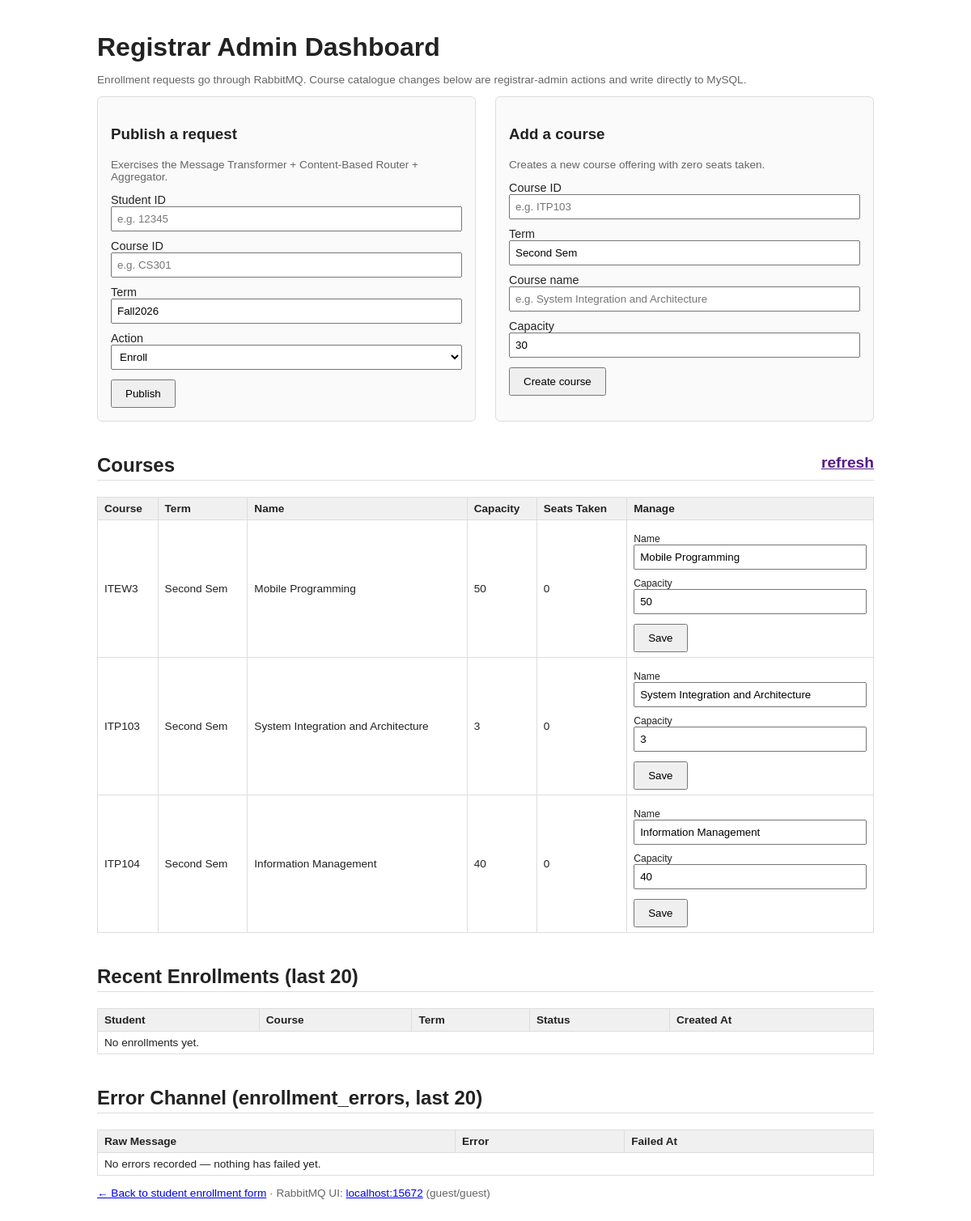
Page /enrollment-system-php/public/admin.php on the committed database.
### tables this page shows
CREATE TABLE IF NOT EXISTS courses (
  course_id     VARCHAR(20) NOT NULL,
  term          VARCHAR(20) NOT NULL,
  course_name   VARCHAR(100) NOT NULL,
  capacity      INT NOT NULL,
  seats_taken   INT NOT NULL DEFAULT 0,
  PRIMARY KEY (course_id, term)
);

### enrollment-system-php/public/admin.php (the view, shortened to what this page needs)
<?php
function pdo(): PDO
{
    static $pdo = null;
    if ($pdo === null) {
        $host = getenv('MYSQL_HOST') ?: 'mysql';
        $port = getenv('MYSQL_PORT') ?: '3306';
        $db   = getenv('MYSQL_DB') ?: 'registrar';
        $user = getenv('MYSQL_USER') ?: 'registrar_user';
        $pass = getenv('MYSQL_PASS') ?: 'registrar_pass';
        $pdo = new PDO(
            "mysql:host={$host};port={$port};dbname={$db};charset=utf8mb4",
            $user,
            $pass,
            [PDO::ATTR_ERRMODE => PDO::ERRMODE_EXCEPTION]
        );
    }
    return $pdo;
}
$courses = $enrollments = $enrollmentErrors = [];
try {
    $courses = pdo()->query(
        'SELECT course_id, term, course_name, capacity, seats_taken FROM courses ORDER BY course_id, term'
    )->fetchAll(PDO::FETCH_ASSOC);
    $enrollments = pdo()->query(
        'SELECT student_id, course_id, term, status, created_at FROM enrollments ORDER BY created_at DESC LIMIT 20'
    )->fetchAll(PDO::FETCH_ASSOC);
    $enrollmentErrors = pdo()->query(
        'SELECT raw_message, error_message, failed_at FROM enrollment_errors ORDER BY failed_at DESC LIMIT 20'
    )->fetchAll(PDO::FETCH_ASSOC);
} catch (\Throwable $e) {
    $dbError = 'Could not read from MySQL: ' . $e->getMessage()
        . ' (if this is a fresh checkout, make sure you ran "docker compose down -v && docker compose up --build" '
        . 'so init.sql creates the enrollment_errors table).';
}
?>
<!DOCTYPE html>
<html lang="en">
<head>
</head>
<body>
    <h1>Registrar Admin Dashboard</h1>
    <p class="note">
        Enrollment requests go through RabbitMQ. Course catalogue changes below
        are registrar-admin actions and write directly to MySQL.
    </p>
    <div class="panels">
        <div class="panel">
            <h3>Publish a request</h3>
            <p class="note">Exercises the Message Transformer + Content-Based Router + Aggregator.</p>
            <form method="post">
                <label>Student ID <input name="student_id" required placeholder="e.g. 12345"></label>
                <label>Course ID <input name="course_id" required placeholder="e.g. CS301"></label>
                <label>Term <input name="term" required value="Fall2026"></label>
                <label>Action
                    <select name="action">
                        <option value="ENROLL">Enroll</option>
                    </select>
                </label>
                <button type="submit">Publish</button>
            </form>
        </div>
        <div class="panel">
            <h3>Add a course</h3>
            <p class="note">Creates a new course offering with zero seats taken.</p>
            <form method="post">
                <label>Course ID <input name="course_id" required maxlength="20" placeholder="e.g. ITP103"></label>
                <label>Term <input name="term" required maxlength="20" value="Second Sem"></label>
                <label>Course name <input name="course_name" required maxlength="100" placeholder="e.g. System Integration and Architecture"></label>
                <label>Capacity <input name="capacity" required type="number" min="0" value="30"></label>
                <button type="submit">Create course</button>
            </form>
        </div>
    </div>
    <h2>Courses <a class="refresh" href="">refresh</a></h2>
    <table>
        <tr><th>Course</th><th>Term</th><th>Name</th><th>Capacity</th><th>Seats Taken</th><th>Manage</th></tr>
        <?php foreach ($courses as $c): ?>
        <tr>
            <td><?= htmlspecialchars($c['course_id']) ?></td>
            <td><?= htmlspecialchars($c['term']) ?></td>
            <td><?= htmlspecialchars($c['course_name']) ?></td>
            <td><?= htmlspecialchars($c['capacity']) ?></td>
            <td><?= htmlspecialchars($c['seats_taken']) ?></td>
            <td>
                <form method="post">
                    <label>Name <input name="course_name" required maxlength="100" value="<?= htmlspecialchars($c['course_name']) ?>"></label>
                    <label>Capacity <input name="capacity" required type="number" min="<?= htmlspecialchars($c['seats_taken']) ?>" value="<?= htmlspecialchars($c['capacity']) ?>"></label>
                    <button type="submit">Save</button>
                </form>
            </td>
        </tr>
        <?php endforeach; ?>
    </table>
    <h2>Recent Enrollments (last 20)</h2>
    <table>
        <tr><th>Student</th><th>Course</th><th>Term</th><th>Status</th><th>Created At</th></tr>
        <?php if (!$enrollments): ?><tr><td colspan="5">No enrollments yet.</td></tr><?php endif; ?>
    </table>
    <h2>Error Channel (enrollment_errors, last 20)</h2>
    <table>
        <tr><th>Raw Message</th><th>Error</th><th>Failed At</th></tr>
        <?php if (!$enrollmentErrors): ?><tr><td colspan="3">No errors recorded — nothing has failed yet.</td></tr><?php endif; ?>
    </table>
    <p class="note">
        <a href="index.php">&larr; Back to student enrollment form</a> ·
        RabbitMQ UI: <a href="http://localhost:15672" target="_blank">localhost:15672</a> (guest/guest)
    </p>
</body>
</html>

### enrollment-system-php/public/admin.php (style rules this page uses)
body { font-family: sans-serif; max-width: 960px; margin: 40px auto; padding: 0 16px; color: #222; }
h1 { margin-bottom: 4px; }
h2 { margin-top: 40px; border-bottom: 1px solid #ddd; padding-bottom: 4px; }
.panels { display: flex; gap: 24px; flex-wrap: wrap; }
.panel { flex: 1; min-width: 300px; background: #fafafa; border: 1px solid #ddd; border-radius: 6px; padding: 16px; }
label { display: block; margin-top: 10px; font-size: 0.9em; }
input, select, textarea { width: 100%; padding: 6px; box-sizing: border-box; font-family: inherit; }
button { margin-top: 12px; padding: 8px 16px; cursor: pointer; }
table { border-collapse: collapse; width: 100%; margin-top: 8px; font-size: 0.85em; }
th, td { border: 1px solid #ddd; padding: 6px 8px; text-align: left; }
th { background: #f0f0f0; }
.note { font-size: 0.85em; color: #666; }
.refresh { float: right; font-size: 0.8em; }

### rows in the picture
courses: course "ITEW3", term "Second Sem", course_name "Mobile Programming", capacity "50", seats_taken "0"
courses: course "ITP103", term "Second Sem", course_name "System Integration and Architecture", capacity "3", seats_taken "0"
courses: course "ITP104", term "Second Sem", course_name "Information Management", capacity "40", seats_taken "0"
